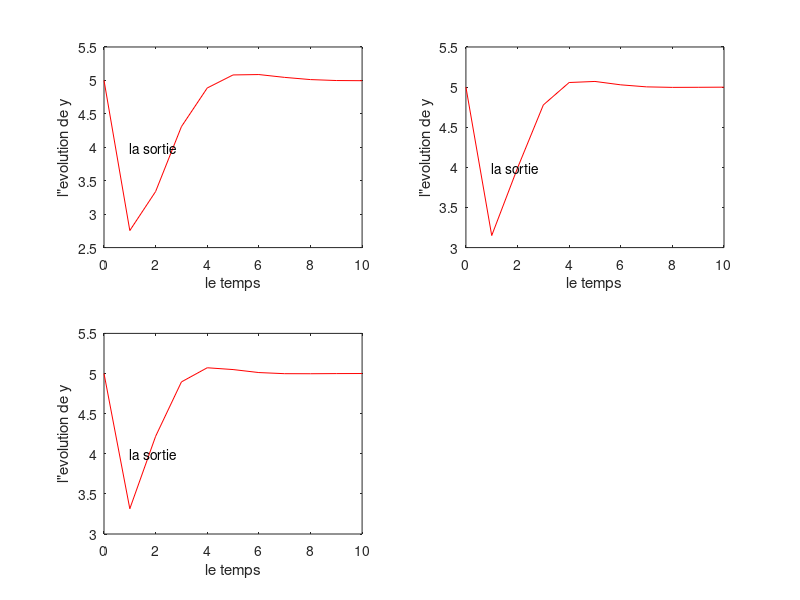

This figure's MATLAB source:
t=0:10;
m=[0.7;0.5;0.35];
w0=1;
k=5;
for i=1:3
 M=sqrt(1-m(i)^2);
y=k*(1-(1/M)*exp(-M*w0*t).*sin(w0*M*t));

subplot(2,2,i);
plot(t,y,'r');
text(1,4,'la sortie');
xlabel('le temps');
ylabel('l"evolution de y');
hold on ;
end


